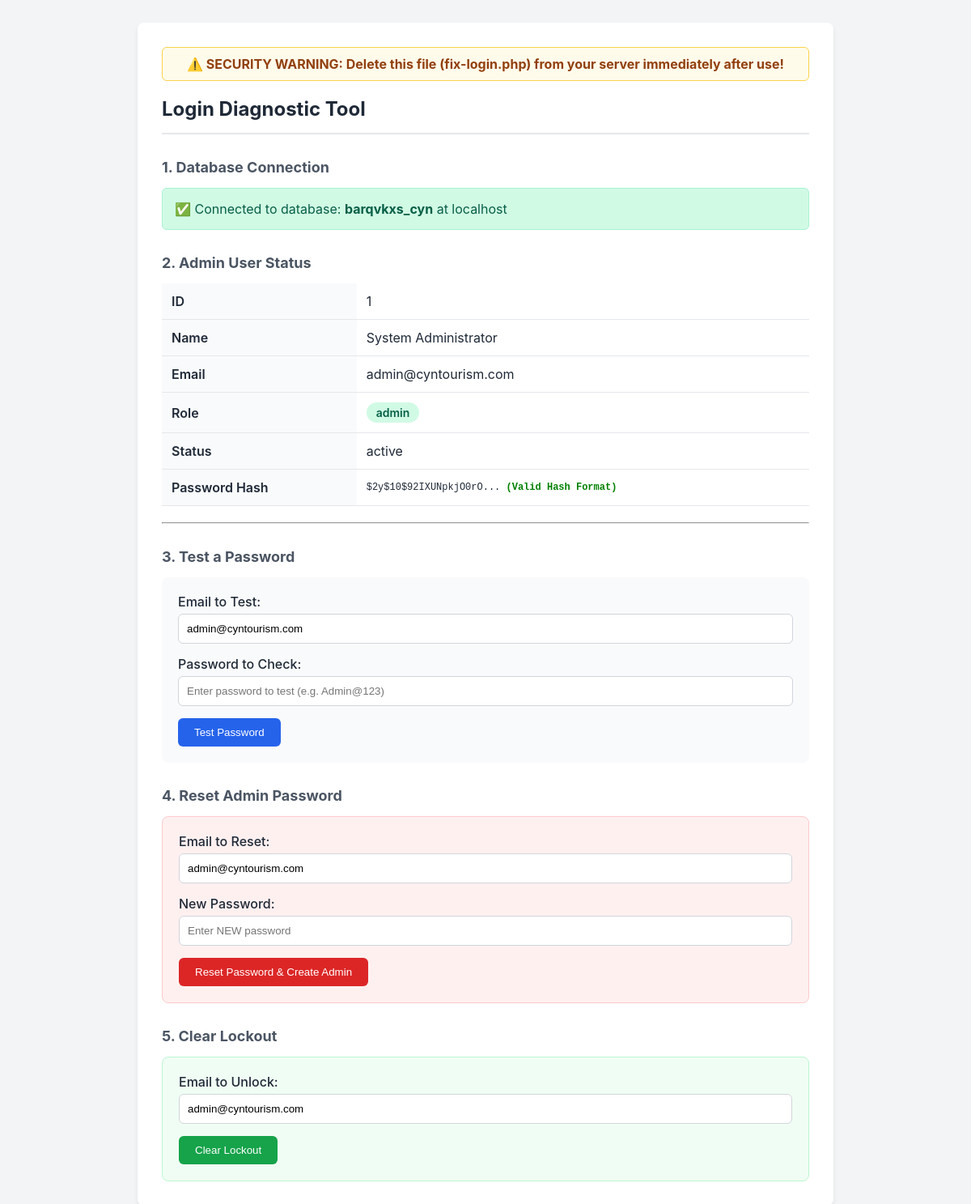
/fix-login.php, run on the app's committed database.
### tables this page shows
CREATE TABLE IF NOT EXISTS `users` (
  `id` int(11) UNSIGNED NOT NULL AUTO_INCREMENT,
  `first_name` varchar(100) NOT NULL,
  `last_name` varchar(100) NOT NULL,
  `email` varchar(255) NOT NULL,
  `password` varchar(255) NOT NULL,
  `role` enum('admin','manager','operator','viewer') DEFAULT 'viewer',
  `status` enum('active','inactive','suspended','pending') DEFAULT 'pending',
  `email_verified` tinyint(1) DEFAULT 0,
  `email_verified_at` datetime DEFAULT NULL,
  `last_login` datetime DEFAULT NULL,
  `last_login_ip` varchar(45) DEFAULT NULL,
  `failed_login_attempts` int(11) DEFAULT 0,
  `locked_until` datetime DEFAULT NULL,
  `password_changed_at` datetime DEFAULT NULL,
  `remember_token` varchar(255) DEFAULT NULL,
  `remember_token_expires` datetime DEFAULT NULL,
  `reset_token` varchar(255) DEFAULT NULL,
  `reset_token_expires` datetime DEFAULT NULL,
  `two_factor_secret` varchar(255) DEFAULT NULL,
  `two_factor_enabled` tinyint(1) DEFAULT 0,
  `profile_image` varchar(255) DEFAULT NULL,
  `phone` varchar(20) DEFAULT NULL,
  `created_at` timestamp NOT NULL DEFAULT current_timestamp(),
  `updated_at` timestamp NOT NULL DEFAULT current_timestamp() ON UPDATE current_timestamp(),
  `deleted_at` datetime DEFAULT NULL,
  PRIMARY KEY (`id`),
  UNIQUE KEY `email` (`email`),
  KEY `role` (`role`),
  KEY `status` (`status`),
  KEY `remember_token` (`remember_token`),
  KEY `reset_token` (`reset_token`)
);

### database.php (called while the page is built, shortened)
<?php
class Database {
    private static $instance = null;
    private $connection = null;
    public static function getInstance() {
        if (self::$instance === null) {
            self::$instance = new self();
        }
        return self::$instance;
    }
    private function connect() {
        try {
            $dsn = sprintf(
                'mysql:host=%s;dbname=%s;charset=%s',
                DB_HOST,
                DB_NAME,
                DB_CHARSET
            );
            $options = [
                PDO::ATTR_ERRMODE => PDO::ERRMODE_EXCEPTION,
                PDO::ATTR_DEFAULT_FETCH_MODE => PDO::FETCH_ASSOC,
                PDO::ATTR_EMULATE_PREPARES => false,
                PDO::ATTR_STRINGIFY_FETCHES => false,
                PDO::MYSQL_ATTR_INIT_COMMAND => "SET NAMES " . DB_CHARSET . " COLLATE " . DB_COLLATE,
                PDO::MYSQL_ATTR_COMPRESS => true,
                PDO::ATTR_PERSISTENT => true
            ];
            $this->connection = new PDO($dsn, DB_USER, DB_PASS, $options);
            $this->connection->exec("SET SESSION sql_mode = 'STRICT_ALL_TABLES,NO_ZERO_IN_DATE,NO_ZERO_DATE,ERROR_FOR_DIVISION_BY_ZERO,NO_ENGINE_SUBSTITUTION'");
            $this->connection->exec("SET SESSION time_zone = '+00:00'");
        } catch (PDOException $e) {
            $this->logError('Database connection failed: ' . $e->getMessage());
            if (defined('DEBUG_MODE') && DEBUG_MODE) {
                throw new Exception('Database connection failed: ' . $e->getMessage());
            }
            throw new Exception('Database connection failed. Please try again later.');
        }
    }
    public function query($sql, $params = []) {
        $startTime = microtime(true);
        try {
            $stmt = $this->connection->prepare($sql);
            $stmt->execute();
            $executionTime = microtime(true) - $startTime;
            return $stmt;
        } catch (PDOException $e) {
            $this->logError('Query failed: ' . $e->getMessage() . ' | SQL: ' . $sql);
            if (defined('DEBUG_MODE') && DEBUG_MODE) {
                throw new Exception('Query failed: ' . $e->getMessage() . ' | SQL: ' . $sql);
            }
            throw new Exception('Database query failed. Please try again later.');
        }
    }
    public function fetchOne($sql, $params = []) {
        $stmt = $this->query($sql, $params);
        return $stmt->fetch();
    }
}

### fix-login.php (the view, shortened to what this page needs)
<?php
require_once __DIR__ . '/database.php';
$adminUser = null;
$dbStatus = false;
try {
    $db = Database::getInstance();
    $dbStatus = true;
    $adminUser = $db->fetchOne("SELECT * FROM users WHERE email = 'admin@cyntourism.com' OR role = 'admin' LIMIT 1");
} catch (Exception $e) {
    $dbStatus = false;
    $dbError = $e->getMessage();
}
?>
<!DOCTYPE html>
<html lang="en">
<head>
</head>
<body>
    <div class="container">
        <div class="warning-banner">
            ⚠️ SECURITY WARNING: Delete this file (fix-login.php) from your server immediately after use!
        </div>
        <h1>Login Diagnostic Tool</h1>
        <h2>1. Database Connection</h2>
        <?php if ($dbStatus): ?>
            <div class="alert alert-success">
                ✅ Connected to database: <strong><?php echo DB_NAME; ?></strong> at <?php echo DB_HOST; ?>
            </div>
        <?php endif; ?>
        <h2>2. Admin User Status</h2>
        <?php if ($adminUser): ?>
            <table>
                <tr>
                    <th>ID</th>
                    <td><?php echo $adminUser['id']; ?></td>
                </tr>
                <tr>
                    <th>Name</th>
                    <td><?php echo htmlspecialchars($adminUser['first_name'] . ' ' . $adminUser['last_name']); ?></td>
                </tr>
                <tr>
                    <th>Email</th>
                    <td><?php echo htmlspecialchars($adminUser['email']); ?></td>
                </tr>
                <tr>
                    <th>Role</th>
                    <td><span class="status-badge status-success"><?php echo $adminUser['role']; ?></span></td>
                </tr>
                <tr>
                    <th>Status</th>
                    <td><?php echo $adminUser['status']; ?></td>
                </tr>
                <tr>
                    <th>Password Hash</th>
                    <td style="font-family:monospace; font-size:12px; word-break:break-all;">
                        <?php echo htmlspecialchars(substr($adminUser['password'], 0, 20) . '...'); ?>
                        <?php if (strlen($adminUser['password']) < 60): ?>
                            <span style="color:red; font-weight:bold;">(Warning: Length < 60 chars, likely not a valid bcrypt hash)</span>
                        <?php else: ?>
                            <span style="color:green; font-weight:bold;">(Valid Hash Format)</span>
                        <?php endif; ?>
                    </td>
                </tr>
            </table>
        <?php else: ?>
            <div class="alert alert-warning">
                ⚠️ No admin user found! You can create one below.
            </div>
        <?php endif; ?>
        <hr>
        <h2>3. Test a Password</h2>
        <form method="POST" style="background: #f9fafb; padding: 20px; border-radius: 8px;">
            <div class="form-group">
                <label>Email to Test:</label>
                <input type="email" name="email" value="<?php echo $adminUser ? htmlspecialchars($adminUser['email']) : 'admin@cyntourism.com'; ?>" required>
            </div>
            <div class="form-group">
                <label>Password to Check:</label>
                <input type="text" name="password" placeholder="Enter password to test (e.g. Admin@123)" required>
            </div>
            <button type="submit">Test Password</button>
        </form>
        <h2>4. Reset Admin Password</h2>
        <form method="POST" style="background: #fff0f0; padding: 20px; border-radius: 8px; border: 1px solid #fecaca;">
            <div class="form-group">
                <label>Email to Reset:</label>
                <input type="email" name="email" value="<?php echo $adminUser ? htmlspecialchars($adminUser['email']) : 'admin@cyntourism.com'; ?>" required>
            </div>
            <div class="form-group">
                <label>New Password:</label>
                <input type="text" name="new_password" placeholder="Enter NEW password" required>
            </div>
            <button type="submit" class="btn-danger">Reset Password & Create Admin</button>
        </form>
        <h2>5. Clear Lockout</h2>
        <form method="POST" style="background: #f0fdf4; padding: 20px; border-radius: 8px; border: 1px solid #bbf7d0;">
            <div class="form-group">
                <label>Email to Unlock:</label>
                <input type="email" name="email" value="<?php echo $adminUser ? htmlspecialchars($adminUser['email']) : 'admin@cyntourism.com'; ?>" required>
            </div>
            <button type="submit" style="background:#16a34a;">Clear Lockout</button>
        </form>
    </div>
</body>
</html>

### fix-login.php (style rules this page uses)
body { font-family: -apple-system, BlinkMacSystemFont, "Segoe UI", Roboto, Helvetica, Arial, sans-serif; background: #f3f4f6; padding: 20px; color: #1f2937; }
.container { max-width: 800px; margin: 0 auto; background: white; padding: 30px; border-radius: 8px; box-shadow: 0 4px 6px -1px rgba(0, 0, 0, 0.1); }
h1 { font-size: 24px; margin-bottom: 20px; border-bottom: 2px solid #e5e7eb; padding-bottom: 15px; }
h2 { font-size: 18px; margin-top: 30px; margin-bottom: 15px; color: #4b5563; }
.status-badge { display: inline-block; padding: 4px 12px; border-radius: 9999px; font-weight: 600; font-size: 14px; }
.status-success { background: #d1fae5; color: #065f46; }
.alert { padding: 15px; border-radius: 6px; margin-bottom: 20px; }
.alert-success { background: #d1fae5; color: #065f46; border: 1px solid #a7f3d0; }
.form-group { margin-bottom: 15px; }
label { display: block; margin-bottom: 5px; font-weight: 500; }
input[type="text"], input[type="email"], input[type="password"] { width: 100%; padding: 10px; border: 1px solid #d1d5db; border-radius: 6px; box-sizing: border-box; }
button { background: #2563eb; color: white; border: none; padding: 10px 20px; border-radius: 6px; cursor: pointer; font-weight: 500; }
button.btn-danger { background: #dc2626; }
table { width: 100%; border-collapse: collapse; margin-bottom: 20px; }
th, td { text-align: left; padding: 12px; border-bottom: 1px solid #e5e7eb; }
th { background: #f9fafb; font-weight: 600; }
.warning-banner { background: #fffbeb; border: 1px solid #fcd34d; color: #92400e; padding: 10px; border-radius: 6px; margin-bottom: 20px; font-weight: bold; text-align: center; }

### data on the page
users: id "1", first_name+last_name "System Administrator", email "admin@cyntourism.com", role "admin", status "active", password "$2y$10$92IXUNpkjO0rO..."

### other printed values
DB_NAME "barqvkxs_cyn"
DB_HOST "localhost"
